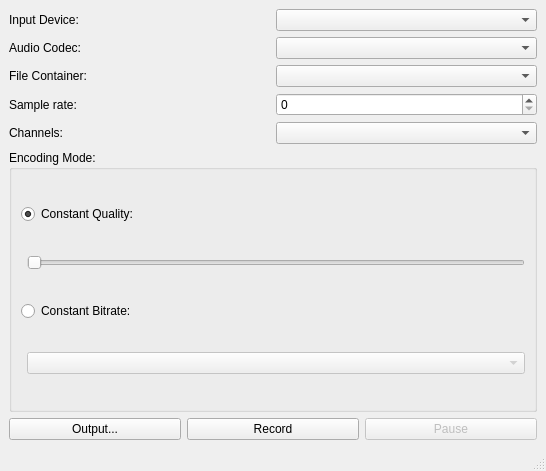
<?xml version="1.0" encoding="UTF-8"?>
<ui version="4.0">
 <class>AudioRecorder</class>
 <widget class="QMainWindow" name="AudioRecorder">
  <property name="geometry">
   <rect>
    <x>0</x>
    <y>0</y>
    <width>546</width>
    <height>471</height>
   </rect>
  </property>
  <property name="windowTitle">
   <string>MainWindow</string>
  </property>
  <widget class="QWidget" name="centralwidget">
   <layout class="QGridLayout" name="gridLayout_3">
    <item row="2" column="1">
     <widget class="QPushButton" name="recordButton">
      <property name="text">
       <string>Record</string>
      </property>
     </widget>
    </item>
    <item row="2" column="0">
     <widget class="QPushButton" name="outputButton">
      <property name="text">
       <string>Output...</string>
      </property>
     </widget>
    </item>
    <item row="2" column="2">
     <widget class="QPushButton" name="pauseButton">
      <property name="enabled">
       <bool>false</bool>
      </property>
      <property name="text">
       <string>Pause</string>
      </property>
     </widget>
    </item>
    <item row="0" column="0" colspan="3">
     <layout class="QGridLayout" name="gridLayout_2">
      <item row="3" column="0">
       <widget class="QLabel" name="label_4">
        <property name="text">
         <string>Sample rate:</string>
        </property>
       </widget>
      </item>
      <item row="0" column="1">
       <widget class="QComboBox" name="audioDeviceBox"/>
      </item>
      <item row="1" column="0">
       <widget class="QLabel" name="label_2">
        <property name="text">
         <string>Audio Codec:</string>
        </property>
       </widget>
      </item>
      <item row="0" column="0">
       <widget class="QLabel" name="label">
        <property name="text">
         <string>Input Device:</string>
        </property>
       </widget>
      </item>
      <item row="2" column="0">
       <widget class="QLabel" name="label_3">
        <property name="text">
         <string>File Container:</string>
        </property>
       </widget>
      </item>
      <item row="2" column="1">
       <widget class="QComboBox" name="containerBox"/>
      </item>
      <item row="1" column="1">
       <widget class="QComboBox" name="audioCodecBox"/>
      </item>
      <item row="4" column="0">
       <widget class="QLabel" name="label_5">
        <property name="text">
         <string>Channels:</string>
        </property>
       </widget>
      </item>
      <item row="4" column="1">
       <widget class="QComboBox" name="channelsBox"/>
      </item>
      <item row="3" column="1">
       <widget class="QSpinBox" name="sampleRateBox"/>
      </item>
     </layout>
    </item>
    <item row="1" column="0" colspan="3">
     <widget class="QGroupBox" name="groupBox">
      <property name="title">
       <string>Encoding Mode:</string>
      </property>
      <layout class="QGridLayout" name="gridLayout">
       <item row="0" column="0" colspan="2">
        <widget class="QRadioButton" name="constantQualityRadioButton">
         <property name="text">
          <string>Constant Quality:</string>
         </property>
         <property name="checked">
          <bool>true</bool>
         </property>
        </widget>
       </item>
       <item row="1" column="1">
        <widget class="QSlider" name="qualitySlider">
         <property name="orientation">
          <enum>Qt::Horizontal</enum>
         </property>
        </widget>
       </item>
       <item row="2" column="0" colspan="2">
        <widget class="QRadioButton" name="constantBitrateRadioButton">
         <property name="text">
          <string>Constant Bitrate:</string>
         </property>
        </widget>
       </item>
       <item row="3" column="1">
        <widget class="QComboBox" name="bitrateBox">
         <property name="enabled">
          <bool>false</bool>
         </property>
        </widget>
       </item>
      </layout>
     </widget>
    </item>
   </layout>
  </widget>
  <widget class="QStatusBar" name="statusbar"/>
 </widget>
 <resources/>
 <connections>
  <connection>
   <sender>constantQualityRadioButton</sender>
   <signal>toggled(bool)</signal>
   <receiver>qualitySlider</receiver>
   <slot>setEnabled(bool)</slot>
   <hints>
    <hint type="sourcelabel">
     <x>113</x>
     <y>197</y>
    </hint>
    <hint type="destinationlabel">
     <x>115</x>
     <y>223</y>
    </hint>
   </hints>
  </connection>
  <connection>
   <sender>constantBitrateRadioButton</sender>
   <signal>toggled(bool)</signal>
   <receiver>bitrateBox</receiver>
   <slot>setEnabled(bool)</slot>
   <hints>
    <hint type="sourcelabel">
     <x>173</x>
     <y>259</y>
    </hint>
    <hint type="destinationlabel">
     <x>190</x>
     <y>291</y>
    </hint>
   </hints>
  </connection>
  <connection>
   <sender>outputButton</sender>
   <signal>clicked()</signal>
   <receiver>AudioRecorder</receiver>
   <slot>setOutputLocation()</slot>
   <hints>
    <hint type="sourcelabel">
     <x>46</x>
     <y>340</y>
    </hint>
    <hint type="destinationlabel">
     <x>6</x>
     <y>302</y>
    </hint>
   </hints>
  </connection>
  <connection>
   <sender>recordButton</sender>
   <signal>clicked()</signal>
   <receiver>AudioRecorder</receiver>
   <slot>toggleRecord()</slot>
   <hints>
    <hint type="sourcelabel">
     <x>191</x>
     <y>340</y>
    </hint>
    <hint type="destinationlabel">
     <x>113</x>
     <y>317</y>
    </hint>
   </hints>
  </connection>
  <connection>
   <sender>pauseButton</sender>
   <signal>clicked()</signal>
   <receiver>AudioRecorder</receiver>
   <slot>togglePause()</slot>
   <hints>
    <hint type="sourcelabel">
     <x>252</x>
     <y>334</y>
    </hint>
    <hint type="destinationlabel">
     <x>258</x>
     <y>346</y>
    </hint>
   </hints>
  </connection>
 </connections>
 <slots>
  <slot>setOutputLocation()</slot>
  <slot>toggleRecord()</slot>
  <slot>togglePause()</slot>
 </slots>
</ui>
